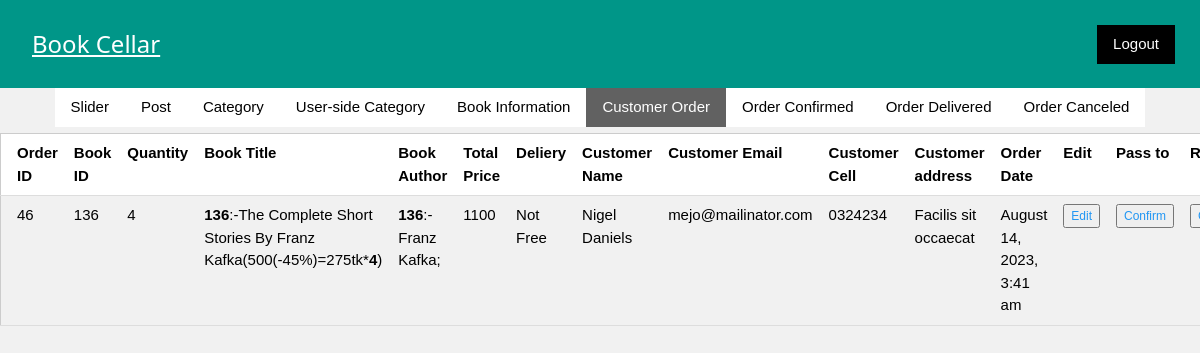
/admin/order.php (signed in), run on the app's committed database.
### tables this page shows
CREATE TABLE `ordered_info` (
  `Order_id` int(255) NOT NULL,
  `Item` int(255) NOT NULL,
  `Book_id` varchar(255) NOT NULL,
  `Quantity` mediumtext NOT NULL,
  `Price` mediumtext NOT NULL,
  `Delivery_charge` mediumtext DEFAULT NULL,
  `Customer_name` varchar(255) NOT NULL,
  `Email` varchar(255) NOT NULL,
  `Cell` mediumtext NOT NULL,
  `Adrress` mediumtext NOT NULL,
  `Time` mediumtext NOT NULL
);

### admin/order.php (the view, shortened to what this page needs)
<?php
include 'header.php';
?>
<!DOCTYPE html>
<html>
<link rel="stylesheet" href="W3.CSS.css">
<link rel="stylesheet" href="https://cdnjs.cloudflare.com/ajax/libs/font-awesome/4.7.0/css/font-awesome.min.css">
<head>
</head>
<body class="w3-sans-serif" style="background-color:#F1F1F1">
<div style="overflow-x:auto;">
<table class="w3-table-all">
<tr>
<th>Order ID</th>
<th>Book ID</th>
<th>Quantity</th>
<th>Book Title</th>
<th>Book Author</th>
<th>Total Price </th>
<th>Deliery </th>
<th>Customer Name</th>
<th>Customer Email</th>
<th>Customer Cell</th>
<th>Customer address</th>
<th>Order Date</th>
<th>Edit</th>
<th>Pass to</th>
<th>Remove</th>
</tr>
<?php
include 'config.php';
$read_query="SELECT * FROM ordered_info ORDER BY Order_id DESC";
$result=mysqli_query($connection,$read_query);
while($row=mysqli_fetch_row($result)) {
   $order_id=htmlspecialchars($row[0]);
   $book_id=htmlspecialchars($row[2]);
   $book_quantity=htmlspecialchars($row[3]);
   $book_price=htmlspecialchars($row[4]);
   $delivery=htmlspecialchars($row[5]);
   $cust_name=htmlspecialchars($row[6]);
   $cust_email=htmlspecialchars($row[7]);
   $cust_cell=htmlspecialchars($row[8]);
   $cust_adrress=htmlspecialchars($row[9]);
   $order_date=htmlspecialchars($row[10]);
   ?>
<td><?php echo $order_id; ?></td>
<td><?php echo $book_id; ?></td>
<td><?php echo $book_quantity; ?></td>
<?php
$book_name=array();
$author_name=array();
   $arr_ids=explode(",",$book_id);
   $arr_quants=explode(",",$book_quantity);
 for($i=0;$i<count($arr_quants);$i++)
{
       for($x=0;$x<count($arr_ids);$x++)
        {
             if($i==$x)
             {
              $read_query2="SELECT * FROM Book_info WHERE Book_id=$arr_ids[$i]";
              $result2=mysqli_query($connection,$read_query2);
              while($row2=mysqli_fetch_row($result2)) {
              array_push($book_name,"<b>".$row2[0]."</b>:-".$row2[2]."(".$row2[5]."(-".$row2[6]."%)=".$row2[7]."tk*<b>".$arr_quants[$i]."</b>)");
              array_push($author_name,"<b>".$row2[0]."</b>:-".$row2[3].";");
             }
        }
}
}
?>
<td><?php echo $book=implode("<br>",$book_name); ?></td>
<td><?php echo $author=implode("<br>",$author_name); ?></td>
<td><?php echo $book_price; ?></td>
<td><?php echo $delivery; ?></td>
<td><?php echo $cust_name; ?></td>
<td><?php echo $cust_email; ?></td>
<td><?php echo $cust_cell; ?></td>
<td><?php echo $cust_adrress; ?></td>
<td><?php echo $order_date; ?></td>
<form method="POST" action="order_edit.php">
<td><input type="submit" name="o_remove" class="w3-small w3-text-blue" value="Edit"></td>
</form>
<form method="POST" action="confirm_pro.php">
<td><input type="submit" name="confirm" class="w3-small w3-text-blue" value="Confirm"></td>
</form>
<form method="POST" action="confirm_pro.php">
<td><input type="submit" onclick="return confirm('Are you sure??')" name="o_remove" class="w3-small w3-text-blue" value="Cancel"></td>
</form>
<?php
}
 ?>
 </table>
 </div>
</body>
</html>

### admin/W3.CSS.css (style rules this page uses)
html { box-sizing:border-box }
*,*:before,*:after { box-sizing:inherit }
html { -ms-text-size-adjust:100%;-webkit-text-size-adjust:100% }
body { margin:0 }
b,strong { font-weight:bolder }
button,input,select,textarea,optgroup { font:inherit;margin:0 }
button,input { overflow:visible }
button,[type=button],[type=reset],[type=submit] { -webkit-appearance:button }
html,body { font-family:Verdana,sans-serif;font-size:15px;line-height:1.5 }
html { overflow-x:hidden }
.w3-table,.w3-table-all { border-collapse:collapse;border-spacing:0;width:100%;display:table }
.w3-table-all { border:1px solid #ccc }
.w3-bordered tr,.w3-table-all tr { border-bottom:1px solid #ddd }
.w3-table-all tr:nth-child(odd) { background-color:#fff }
.w3-table td,.w3-table th,.w3-table-all td,.w3-table-all th { padding:8px 8px;display:table-cell;text-align:left;vertical-align:top }
.w3-table th:first-child,.w3-table td:first-child,.w3-table-all th:first-child,.w3-table-all td:first-child { padding-left:16px }
.w3-small { font-size:12px!important }
.w3-text-blue,.w3-hover-text-blue:hover { color:#2196F3!important }

### data on the page
ordered_info: Order_id "46", Book "136", Quantity "4", book_name "136 :-The Complete Short Stories By Franz Kafka(500(-45%)=275tk* 4 )", author_name "136 :-Franz Kafka;", Price "1100", Delivery_charge "Not Free", Customer_name "Nigel Daniels", Email "mejo@mailinator.com", Cell "0324234", Adrress "Facilis sit occaecat", Time "August 14, 2023, 3:41 am"
